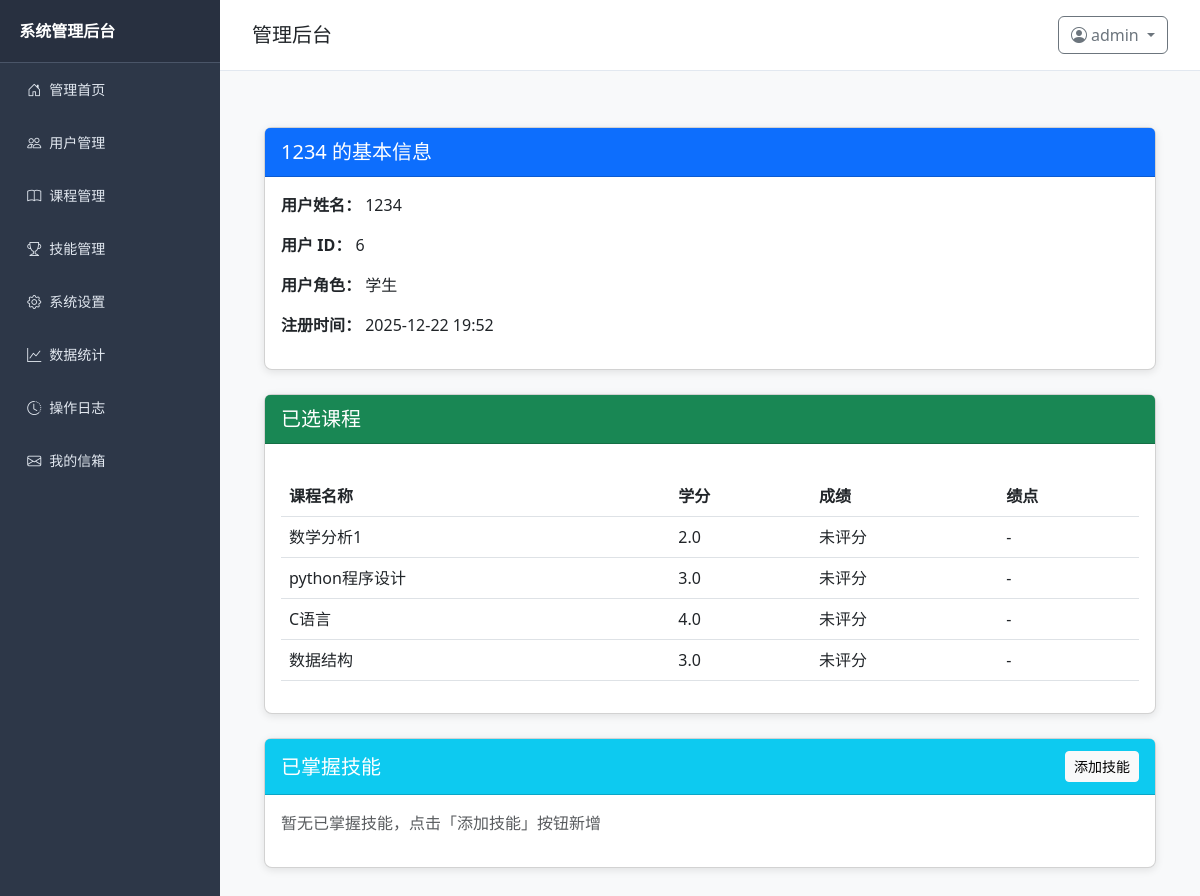
The page /admin/user/detail/6 (signed in) on the database its author committed.
### models.py (models this page shows, shortened)
class User(UserMixin, db.Model):
    __tablename__ = 'user'
    id = db.Column(db.Integer, primary_key=True)
    username = db.Column(db.String(50), unique=True, nullable=False)
    role = db.Column(db.SmallInteger, default=0)  # 0=学生, 1=教师, 2=管理员
    create_time = db.Column(db.DateTime, default=datetime.now)
    password_hash = db.Column(db.String(128))
    teacher_info = db.relationship('Teacher', backref='user', uselist=False, lazy=True, cascade="all, delete-orphan")
    @property
    def selected_courses(self):
        return [enrollment.course for enrollment in self.enrollments]

class Course(db.Model):
    __tablename__ = 'course'
    id = db.Column(db.Integer, primary_key=True)
    name = db.Column(db.String(50), nullable=False)
    credit = db.Column(db.Float, nullable=False)
    description = db.Column(db.Text, nullable=True)
    teacher_id = db.Column(db.Integer, db.ForeignKey('user.id'))
    create_time = db.Column(db.DateTime, default=datetime.now)
    teacher = db.relationship('User', backref=db.backref('taught_courses', lazy=True), foreign_keys=[teacher_id])

### routes/admin.py (the view)
@admin_bp.route('/user/detail/<int:user_id>')
@login_required
def user_detail(user_id):
    if current_user.role != 2:
        flash('无管理员权限！', 'danger')
        return redirect(url_for('auth.dashboard'))
    user = User.query.filter_by(id=user_id).first_or_404()
    user_skills = []
    user_courses = []
    taught_courses = []
    research_direction = "未设置研究方向"
    if user.role == 0:  # 学生
        user_skills = user.skills if hasattr(user, 'skills') else []
        user_courses = user.selected_courses if hasattr(user, 'selected_courses') else []
    elif user.role == 1:  # 教师
        teacher_info = Teacher.query.filter_by(user_id=user.id).first()
        if teacher_info and hasattr(teacher_info, 'research_direction') and teacher_info.research_direction:
            research_direction = teacher_info.research_direction
        taught_courses = Course.query.filter_by(teacher_id=user.id).all()
    return render_template('admin/user_detail.html',
                           user=user,
                           skills=user_skills,
                           courses=user_courses,
                           taught_courses=taught_courses,
                           research_direction=research_direction
                           )

### app.py (called while the page is built)
@login_manager.user_loader
def load_user(user_id):
    return User.query.get(int(user_id))

### templates/admin/user_detail.html (shortened to what this page needs)
{% extends 'base.html' %}
{% block content %}
<div class="container mt-4">
    <div class="card card-custom">
        <div class="card-header card-header-custom bg-primary text-white">
            <h5 class="mb-0">{{ user.username }} 的基本信息</h5>
        </div>
        <div class="card-body">
            <div class="row">
                <div class="col-md-6">
                    <p><strong>用户姓名：</strong> {{ user.username }}</p>
                    <p><strong>用户 ID：</strong> {{ user.id }}</p>
                    <p><strong>用户角色：</strong>
                        {% if user.role == 0 %}学生
                        {% elif user.role == 1 %}教师
                        {% else %}管理员
                        {% endif %}
                    </p>
                    <p><strong>注册时间：</strong> {{ user.create_time.strftime('%Y-%m-%d %H:%M') if user.create_time else '无' }}</p>
                </div>
            </div>
        </div>
    </div>
    {% if user.role == 1 %}
    <div class="card card-custom">
        <div class="card-header card-header-custom bg-info text-white">
            <h5 class="mb-0">研究方向</h5>
        </div>
        <div class="card-body">
            <p>{{ research_direction if research_direction else '暂无研究方向信息。' }}</p>
        </div>
    </div>
    <div class="card card-custom">
        <div class="card-header card-header-custom bg-success text-white">
            <h5 class="mb-0">开设课程</h5>
        </div>
        <div class="card-body">
            {% if taught_courses %}
                <div class="table-responsive">
                    <table class="table table-hover">
                        <thead>
                            <tr>
                                <th>课程ID</th>
                                <th>课程名称</th>
                                <th>学分</th>
                            </tr>
                        </thead>
                        <tbody>
                            {% for course in taught_courses %}
                                <tr>
                                    <td>{{ course.id }}</td>
                                    <td>{{ course.name }}</td>
                                    <td>{{ course.credit }}</td>
                                </tr>
                            {% endfor %}
                        </tbody>
                    </table>
                </div>
            {% else %}
                <p class="text-muted">该教师暂未开设任何课程。</p>
            {% endif %}
        </div>
    </div>
    {% elif user.role == 0 %}
    <div class="card card-custom">
        <div class="card-header card-header-custom bg-success text-white">
            <h5 class="mb-0">已选课程</h5>
        </div>
        <div class="card-body">
            {% if courses %}
                <div class="table-responsive">
                    <table class="table table-hover">
                        <thead>
                            <tr>
                                <th>课程名称</th>
                                <th>学分</th>
                                <th>成绩</th>
                                <th>绩点</th>
                            </tr>
                        </thead>
                        <tbody>
                            {% for course in courses %}
                                <tr>
                                    <td>{{ course.name }}</td>
                                    <td>{{ course.credit }}</td>
                                    <td>{{ course.score if course.score else '未评分' }}</td>
                                    <td>{{ course.grade_point if course.score else '-' }}</td>
                                </tr>
                            {% endfor %}
                        </tbody>
                    </table>
                </div>
            {% else %}
                <p class="text-muted">暂无已选课程</p>
            {% endif %}
        </div>
    </div>
    <div class="card card-custom">
        <div class="card-header card-header-custom bg-info text-white">
            <h5 class="mb-0">已掌握技能</h5>
            <a href="{{ url_for('admin.add_student_skill', student_id=user.id) }}"
               class="btn btn-sm btn-light">添加技能</a>
        </div>
        <div class="card-body">
            {% if skills %}
                <div class="table-responsive">
                    <table class="table table-hover">
                        <thead>
                            <tr>
                                <th>技能名称</th>
                                <th>当前等级</th>
                                <th>目标等级</th>
                                <th>进度</th>
                                <th>操作</th>
                            </tr>
                        </thead>
                        <tbody>
                            {% for skill in skills %}
                                <tr>
                                    <td>{{ skill.name }}</td>
                                    <td>
                                        {% if skill.current_level == 1 %}入门
                                        {% elif skill.current_level == 2 %}基础
                                        {% elif skill.current_level == 3 %}熟练
                                        {% elif skill.current_level == 4 %}精通
                                        {% elif skill.current_level == 5 %}专家{% endif %}
                                        ({{ skill.current_level }}级)
                                    </td>
                                    <td>
                                        {% if skill.target_level == 1 %}入门
                                        {% elif skill.target_level == 2 %}基础
                                        {% elif skill.target_level == 3 %}熟练
                                        {% elif skill.target_level == 4 %}精通
                                        {% elif skill.target_level == 5 %}专家{% endif %}
                                        ({{ skill.target_level }}级)
                                    </td>
                                    <td>
                                        {% set progress = (skill.current_level / skill.target_level * 100) if skill.target_level and skill.target_level != 0 else 0 %}
                                        <div class="progress">
                                            <div class="progress-bar" role="progressbar"
                                                 style="width: {{ progress }}%"
                                                 aria-valuenow="{{ skill.current_level }}"
                                                 aria-valuemin="0"
                                                 aria-valuemax="{{ skill.target_level }}">
                                                 {{ progress|int }}%
                                            </div>
                                        </div>
                                    </td>
                                    <td>
                                        <a href="{{ url_for('admin.edit_student_skill', skill_id=skill.id) }}"
                                           class="btn btn-sm btn-warning me-2">修改</a>
                                        <form action="{{ url_for('admin.delete_student_skill', skill_id=skill.id) }}"
                                                  method="POST" class="d-inline">
                                            <button type="submit" class="btn btn-sm btn-danger"
                                                    onclick="return confirm('确定删除【{{ skill.name }}】技能吗？')">删除</button>
                                        </form>
                                    </td>
                                </tr>
                            {% endfor %}
                        </tbody>
                    </table>
                </div>
            {% else %}
                <p class="text-muted">暂无已掌握技能，点击「添加技能」按钮新增</p>
            {% endif %}
        </div>
    </div>
    {% endif %}
</div>
{% endblock %}

### templates/base.html (shortened to what this page needs)
<!DOCTYPE html>
<html lang="zh-CN">
<head>
    <link href="https://cdn.jsdelivr.net/npm/bootstrap@5.3.0/dist/css/bootstrap.min.css" rel="stylesheet">
    <link rel="stylesheet" href="https://cdn.jsdelivr.net/npm/bootstrap-icons@1.10.5/font/bootstrap-icons.min.css">
</head>
<body>
    {% if current_user.is_authenticated %}
        {% if current_user.role == 2 %}
        <div class="sidebar">
            <div class="sidebar-header">系统管理后台</div>
            <ul class="nav flex-column">
                <li class="nav-item">
                    <a class="nav-link {% if request.endpoint == 'admin.admin_index' %}active{% endif %}"
                        href="{{ url_for('admin.admin_index') }}">
                        <i class="bi bi-house-door me-2"></i>管理首页
                    </a>
                </li>
                <li class="nav-item">
                    <a class="nav-link {% if request.endpoint == 'admin.user_manage' %}active{% endif %}"
                        href="{{ url_for('admin.user_manage') }}">
                        <i class="bi bi-people me-2"></i>用户管理
                    </a>
                </li>
                <li class="nav-item">
                    <a class="nav-link {% if request.endpoint == 'admin.course_manage' %}active{% endif %}"
                        href="{{ url_for('admin.course_manage') }}">
                        <i class="bi bi-book me-2"></i>课程管理
                    </a>
                </li>
                <li class="nav-item">
                    <a class="nav-link {% if request.endpoint == 'admin.skill_manage' %}active{% endif %}"
                        href="{{ url_for('admin.skill_manage') }}">
                        <i class="bi bi-trophy me-2"></i>技能管理
                    </a>
                </li>
                <li class="nav-item">
                    <a class="nav-link {% if request.endpoint == 'admin.system_setting' %}active{% endif %}"
                        href="{{ url_for('admin.system_setting') }}">
                        <i class="bi bi-gear me-2"></i>系统设置
                    </a>
                </li>
                <li class="nav-item">
                    <a class="nav-link {% if request.endpoint == 'admin.data_analysis' %}active{% endif %}"
                        href="{{ url_for('admin.data_analysis') }}">
                        <i class="bi bi-graph-up me-2"></i>数据统计
                    </a>
                </li>
                <li class="nav-item">
                    <a class="nav-link {% if request.endpoint == 'admin.system_logs' %}active{% endif %}"
                        href="{{ url_for('admin.system_logs') }}">
                        <i class="bi bi-clock-history me-2"></i>操作日志
                    </a>
                </li>
                <li class="nav-item">
                    <a class="nav-link {% if request.endpoint == 'student.mailbox_index' %}active{% endif %}"
                        href="{{ url_for('student.mailbox_index') }}">
                        <i class="bi bi-envelope me-2"></i>我的信箱
                    </a>
                </li>
            </ul>
        </div>
        {% endif %}
    {% endif %}
    <div class="content-wrapper {% if not current_user.is_authenticated %}full-width{% endif %}">
        <div class="content-header">
            <h5 class="mb-0">
                {% block content_title %}
                    {% if not current_user.is_authenticated %}
                        系统登录
                    {% elif current_user.role == 0 %}
                        学生首页
                    {% elif current_user.role == 1 %}
                        教师首页
                    {% elif current_user.role == 2 %}
                        管理后台
                    {% endif %}
                {% endblock %}
            </h5>
            {% if current_user.is_authenticated %}
            <div class="user-dropdown dropdown">
                <button class="btn btn-outline-secondary dropdown-toggle" type="button" data-bs-toggle="dropdown" aria-expanded="false">
                    <i class="bi bi-person-circle me-1"></i>{{ current_user.username }}
                </button>
            </div>
            {% endif %}
        </div>
        <div class="content-body">
            {% block content %}{% endblock %}
        </div>
    </div>
</body>
</html>

### templates/base.html (style rules this page uses)
body { display: flex; min-height: 100vh; margin: 0; background-color: #f8f9fa; }
.sidebar { width: 220px; background-color: #2d3748; color: white; flex-shrink: 0; transition: all 0.3s ease; }
.sidebar .sidebar-header { padding: 1.2rem; font-weight: bold; font-size: 16px; border-bottom: 1px solid #4a5568; background-color: #283040; }
.sidebar .nav-link { color: #e2e8f0; padding: 0.8rem 1.2rem; border-radius: 0.3rem; margin: 0.2rem 0.5rem; font-size: 14px; }
.content-wrapper { flex-grow: 1; overflow-y: auto; }
.content-header { padding: 1rem 2rem; background-color: white; border-bottom: 1px solid #e2e8f0; display: flex; justify-content: space-between; align-items: center; }
.content-body { padding: 2rem; }

### templates/admin/user_detail.html (style rules this page uses)
.card-custom { border-radius: 8px; box-shadow: 0 2px 8px rgba(0,0,0,0.1); margin-bottom: 1.5rem; }
.card-header-custom { border-radius: 8px 8px 0 0; font-weight: 600; padding: 12px 16px; display: flex; justify-content: space-between; align-items: center; }
.table-responsive { margin-top: 1rem; }

### rows shown on the page
User: username "admin"
User: username "1234", id "6", create_time "2025-12-22 19:52"
Course: name "数学分析1", credit "2.0", score "未评分", grade_point "-"
Course: name "python程序设计", credit "3.0", score "未评分", grade_point "-"
Course: name "C语言", credit "4.0", score "未评分", grade_point "-"
Course: name "数据结构", credit "3.0", score "未评分", grade_point "-"
